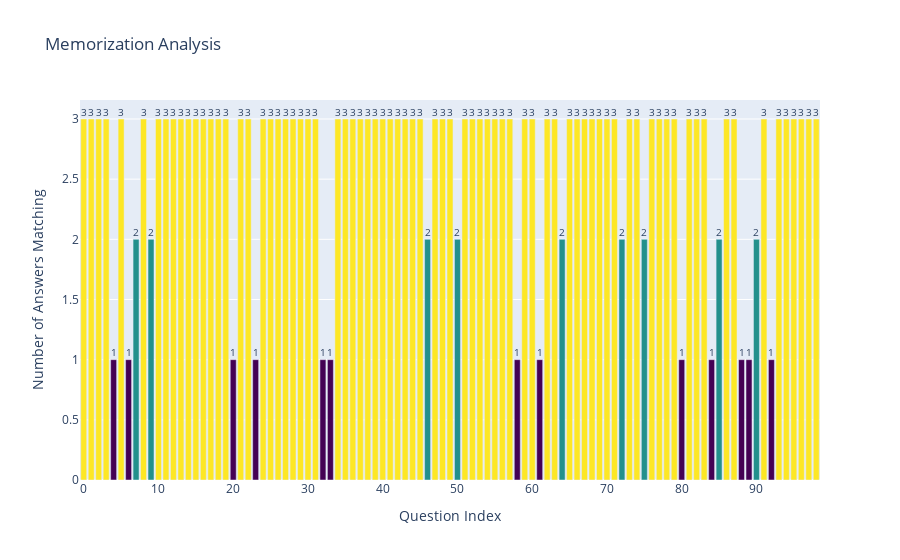

The code cell stored with this chart in its notebook:
### Code cell
import plotly.graph_objs as go

# Calculate the number of matches for each question
combined_df['memorization_count'] = combined_df[['jumbled_options_1_answer', 'jumbled_options_2_answer', 'jumbled_options_0_answer']].apply(lambda x: sum(x == x[0]), axis=1)

# Create a bar chart
bar_trace = go.Bar(x=combined_df.index,
                   y=combined_df['memorization_count'],
                   marker=dict(color=combined_df['memorization_count'], colorscale='Viridis'),
                   hoverinfo='y',
                   text=combined_df['memorization_count'],
                   textposition='outside')

# Create the layout
layout = go.Layout(title='Memorization Analysis',
                   xaxis=dict(title='Question Index'),
                   yaxis=dict(title='Number of Answers Matching'),
                   hovermode='closest')

# Create the figure
fig = go.Figure(data=[bar_trace], layout=layout)

# Show the interactive plot
fig.show()

### Figure 1 — Plotly figure (JSON) as saved in the notebook; plotly's stock layout.template omitted (floating-point values rounded to 4 significant figures)
{"data": [{"hoverinfo": "y", "marker": {"color": [3, 3, 3, 3, 1, 3, 1, 2, 3, 2, 3, 3, 3, 3, 3, 3, 3, 3, 3, 3, 1, 3, 3, 1, 3, 3, 3, 3, 3, 3, 3, 3, 1, 1, 3, 3, 3, 3, 3, 3, 3, 3, 3, 3, 3, 3, 2, 3, 3, 3, 2, 3, 3, 3, 3, 3, 3, 3, 1, 3, 3, 1, 3, 3, 2, 3, 3, 3, 3, 3, 3, 3, 2, 3, 3, 2, 3, 3, 3, 3, 1, 3, 3, 3, 1, 2, 3, 3, 1, 1, 2, 3, 1, 3, 3, 3, 3, 3, 3], "colorscale": [[0, "#440154"], [0.1111, "#482878"], [0.2222, "#3e4989"], [0.3333, "#31688e"], [0.4444, "#26828e"], [0.5556, "#1f9e89"], [0.6667, "#35b779"], [0.7778, "#6ece58"], [0.8889, "#b5de2b"], [1, "#fde725"]]}, "text": [3, 3, 3, 3, 1, 3, 1, 2, 3, 2, 3, 3, 3, 3, 3, 3, 3, 3, 3, 3, 1, 3, 3, 1, 3, 3, 3, 3, 3, 3, 3, 3, 1, 1, 3, 3, 3, 3, 3, 3, 3, 3, 3, 3, 3, 3, 2, 3, 3, 3, 2, 3, 3, 3, 3, 3, 3, 3, 1, 3, 3, 1, 3, 3, 2, 3, 3, 3, 3, 3, 3, 3, 2, 3, 3, 2, 3, 3, 3, 3, 1, 3, 3, 3, 1, 2, 3, 3, 1, 1, 2, 3, 1, 3, 3, 3, 3, 3, 3], "textposition": "outside", "type": "bar", "x": [0, 1, 2, 3, 4, 5, 6, 7, 8, 9, 10, 11, 12, 13, 14, 15, 16, 17, 18, 19, 20, 21, 22, 23, 24, 25, 26, 27, 28, 29, 30, 31, 32, 33, 34, 35, 36, 37, 38, 39, 40, 41, 42, 43, 44, 45, 46, 47, 48, 49, 50, 51, 52, 53, 54, 55, 56, 57, 58, 59, 60, 61, 62, 63, 64, 65, 66, 67, 68, 69, 70, 71, 72, 73, 74, 75, 76, 77, 78, 79, 80, 81, 82, 83, 84, 85, 86, 87, 88, 89, 90, 91, 92, 93, 94, 95, 96, 97, 98], "y": [3, 3, 3, 3, 1, 3, 1, 2, 3, 2, 3, 3, 3, 3, 3, 3, 3, 3, 3, 3, 1, 3, 3, 1, 3, 3, 3, 3, 3, 3, 3, 3, 1, 1, 3, 3, 3, 3, 3, 3, 3, 3, 3, 3, 3, 3, 2, 3, 3, 3, 2, 3, 3, 3, 3, 3, 3, 3, 1, 3, 3, 1, 3, 3, 2, 3, 3, 3, 3, 3, 3, 3, 2, 3, 3, 2, 3, 3, 3, 3, 1, 3, 3, 3, 1, 2, 3, 3, 1, 1, 2, 3, 1, 3, 3, 3, 3, 3, 3]}], "layout": {"hovermode": "closest", "title": {"text": "Memorization Analysis"}, "xaxis": {"title": {"text": "Question Index"}}, "yaxis": {"title": {"text": "Number of Answers Matching"}}}}
